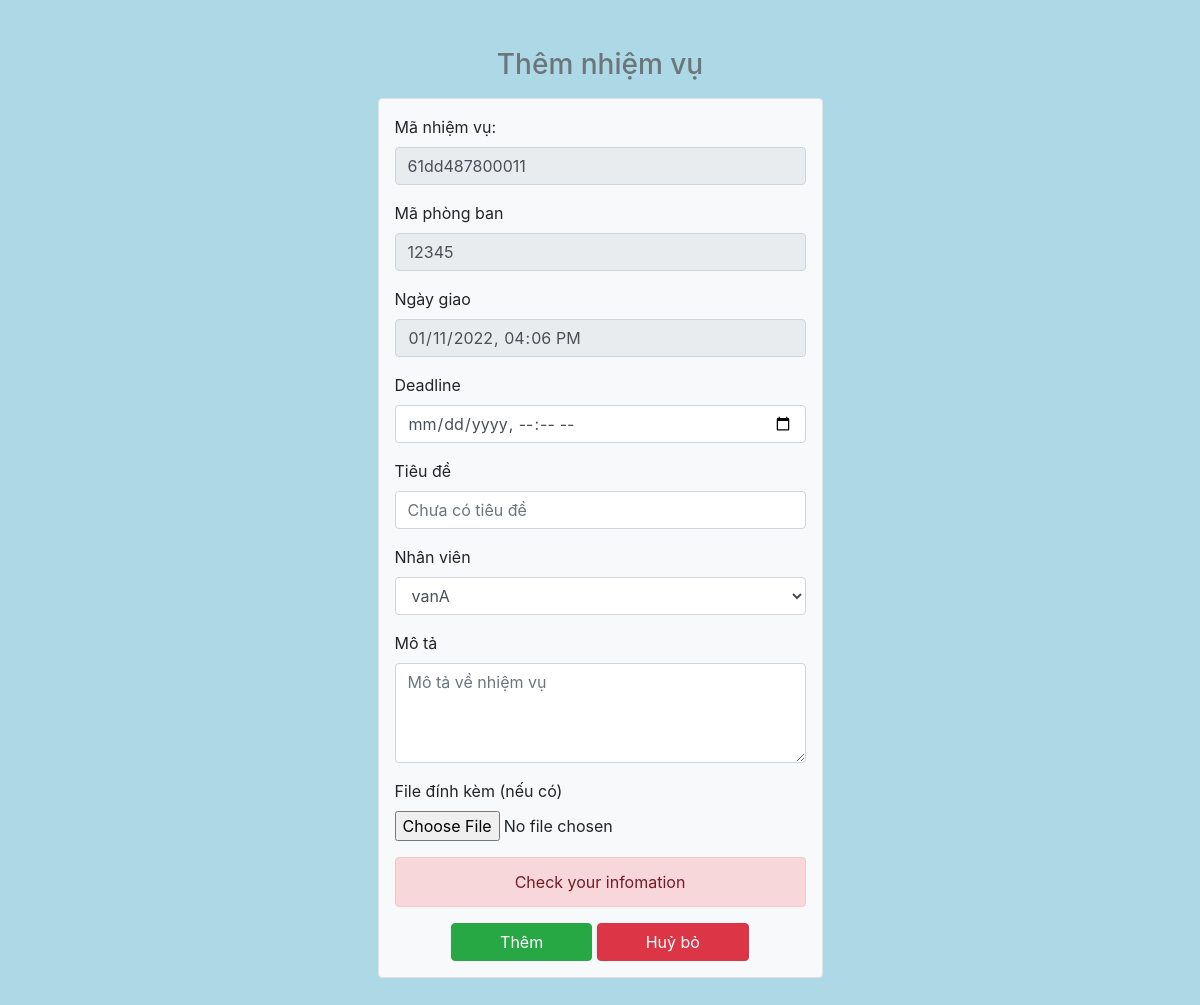
The app's page /views/addtask.php (signed in), older data.
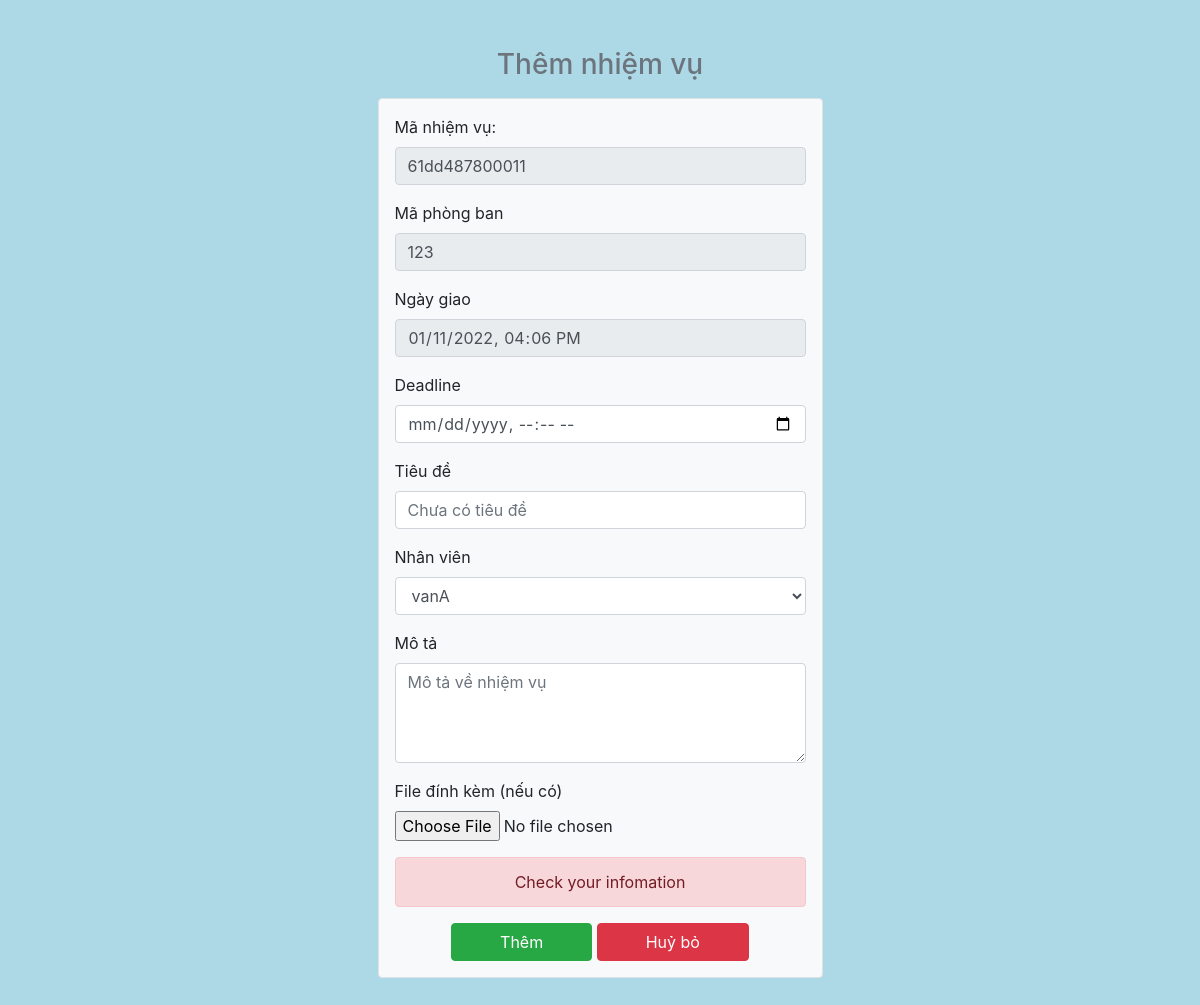
The same page, newer data.
### tables this page shows
CREATE TABLE `account` (
  `username` varchar(50) NOT NULL,
  `fullname` varchar(50) NOT NULL,
  `hash_password` varchar(100) NOT NULL,
  `possition` varchar(50) NOT NULL,
  `department` varchar(50) DEFAULT NULL,
  `avatar` varchar(500) DEFAULT NULL,
  `id` varchar(50) NOT NULL
);

### www/admin/db.php (called while the page is built, shortened)
<?php
function open_database()
{
    $conn = new mysqli(host, user, pass, db);
    $conn->set_charset("utf8");
    return $conn;
}
function get_department_user($id)
{
    $sql = 'select department from account where username = ?';
    $conn = open_database();
    $stm = $conn->prepare($sql);
    $stm->bind_param('s', $id);
    if (!$stm->execute()) {
        return array('code' => 1, 'error' => 'Can not execute command');
    }
    $result = $stm->get_result();
    return $result->fetch_assoc()['department'];
}

### www/views/addtask.php (the view, shortened to what the changed rows need)
<?php
require_once('../admin/db.php');
$department = get_department_user($_SESSION['user']);
?>
<!doctype html>
<html lang="en">
<head>
    <link rel="stylesheet" href="https://stackpath.bootstrapcdn.com/bootstrap/4.3.1/css/bootstrap.min.css">
    <link rel="stylesheet" href="../style.css">
</head>
<body>
    <div class="container">
        <div class="row justify-content-center">
            <div class="col-md-6 col-lg-5">
                <form method="post" action="addtask.php" class="border rounded w-100 mb-5 mx-auto px-3 pt-3 bg-light">
                    <div class="form-group">
                        <label>Mã phòng ban</label>
                        <input disabled value='<?php echo $department ?>' class="form-control" name="department" id="department" type="text" placeholder="Chưa có phòng ban">
                    </div>
                </form>
            </div>
        </div>
    </div>
</body>
</html>

Row changes from the older to the newer data that the page shows:
changed account: department "12345" → "123"
